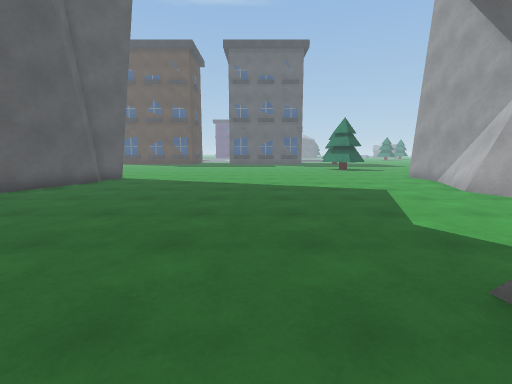
[1] (above)

22 first-person views from a walk through a scene from a Unity 3-D project. The camera is 1.3 m above the floor, tilts 8° down and sees 85° across. The floor is counted in squares, 1 m on a side. Each view is taken from the middle of a square. On the plan, view 1 faces up. The plan holds only what a view shows up to about 13 squares ahead; the rest is blank. The place goes on beyond the plan. The player is left out. Some surface patterns are stand-ins.

[2]
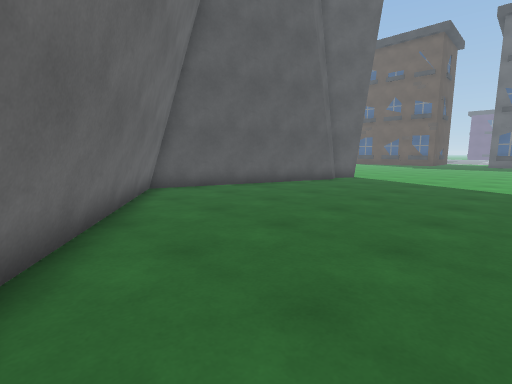

[3]
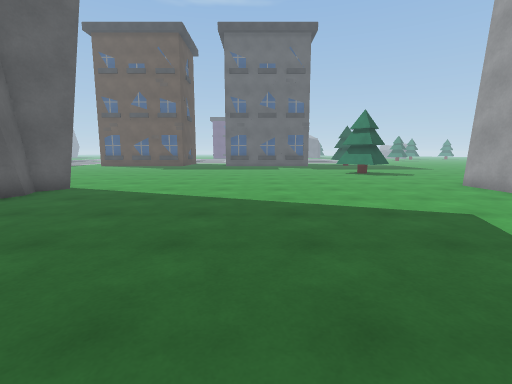

[4]
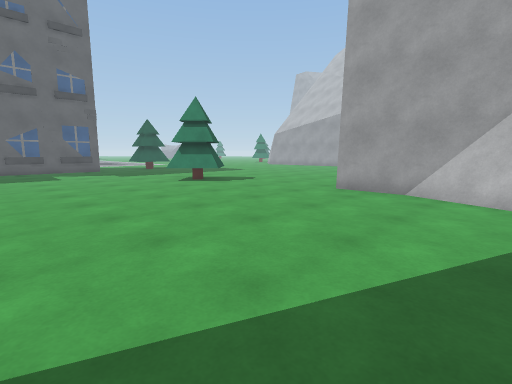

[5]
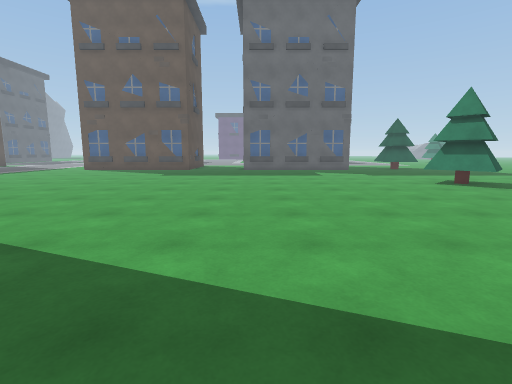

[6]
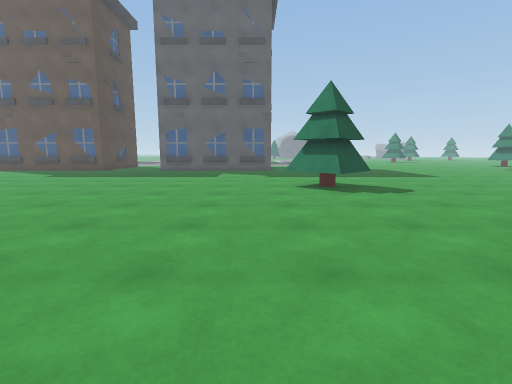

[7]
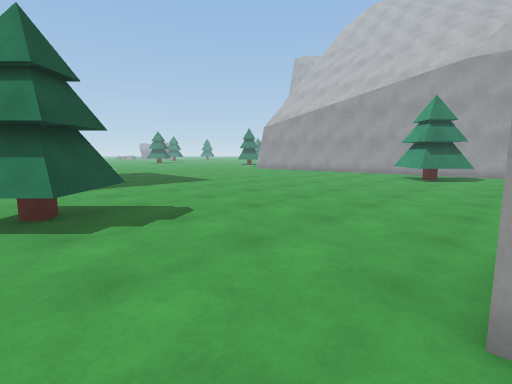

[8]
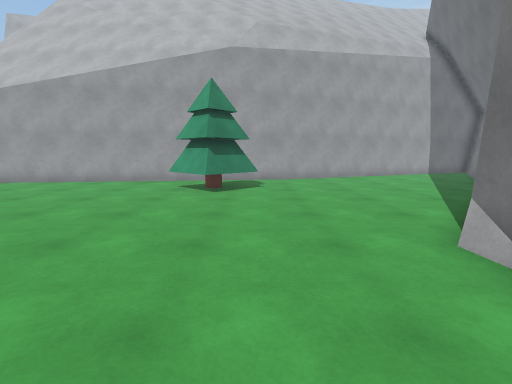

[9]
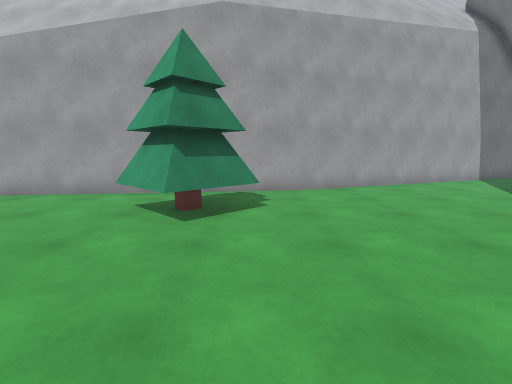

[10]
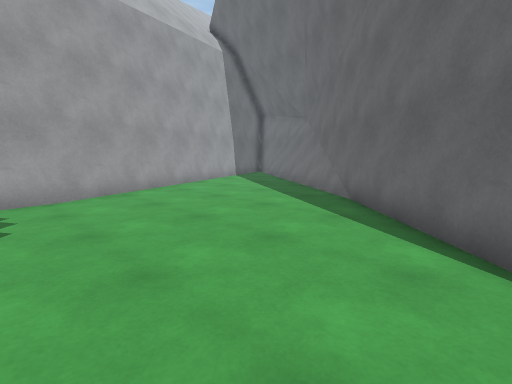

[11]
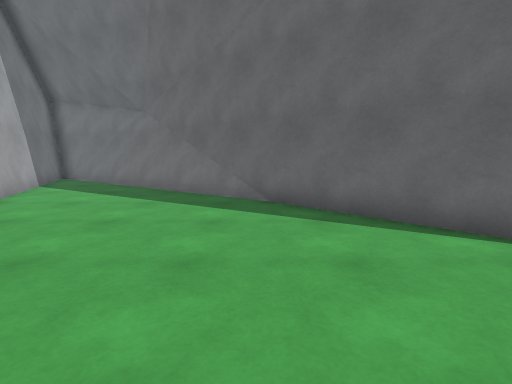

[12]
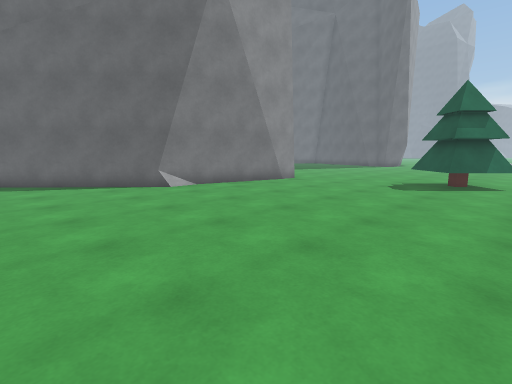

[13]
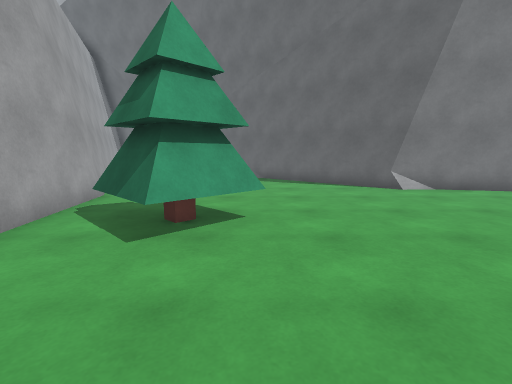

[14]
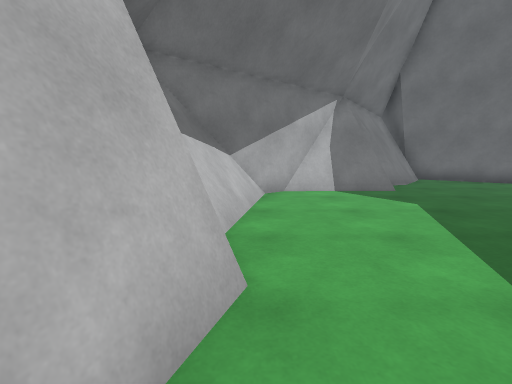

[15]
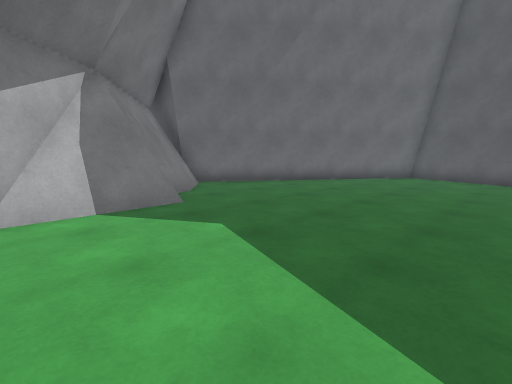

[16]
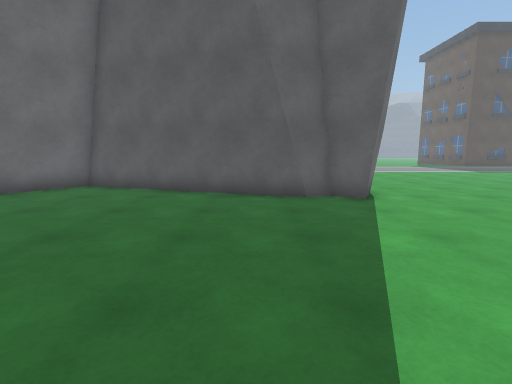

[17]
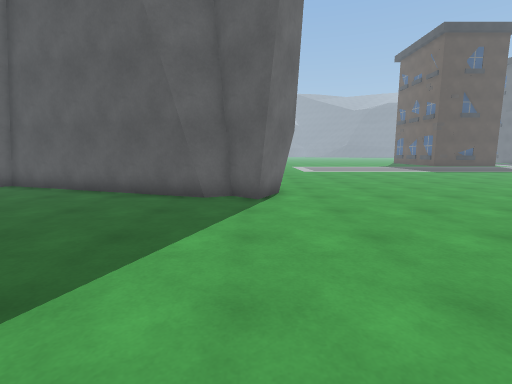

[18]
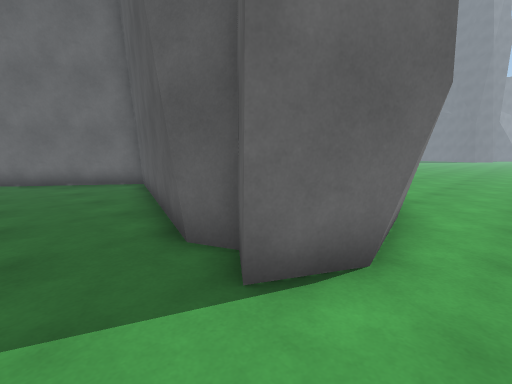

[19]
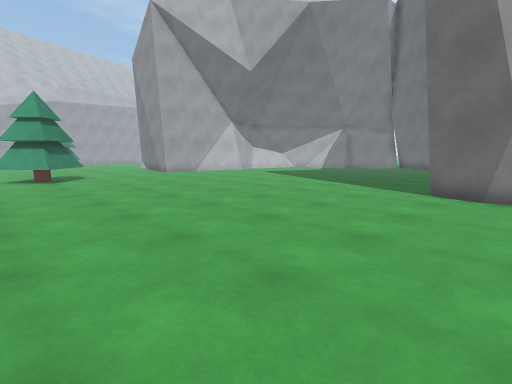

[20]
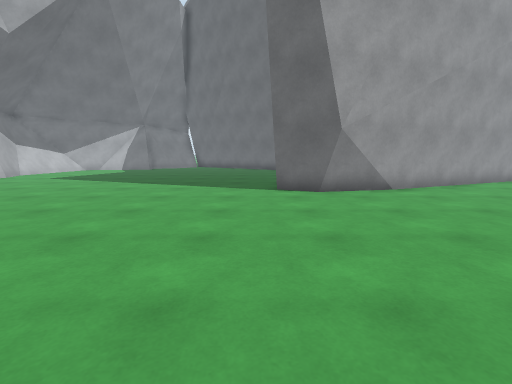

[21]
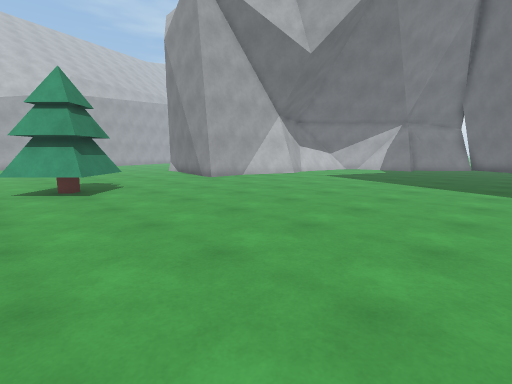

[22]
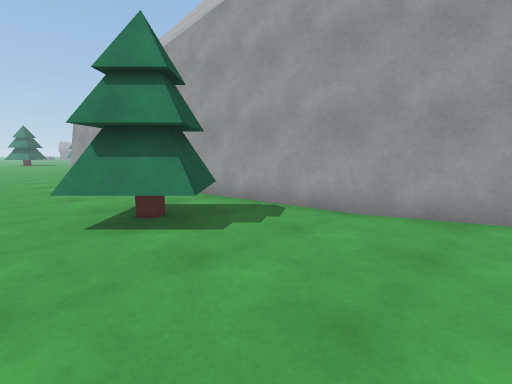

### Floor plan
Points are (right, up) in squares from view 1. A wall is a line through its corners. A room is listed if a view was taken in it or the views show most of it. See-through windows are left out.
Room 1 (views 1, 2, 3, 4, 5, 6, 7, 8, 9, 10, 11, 12, 13, 14, 15, 16, 17, 18, 19, 20, 21, 22)
walls: (10.4, 14.9) (15.1, 13.9); (7.8, 9.2) (8.5, 11.2) (8.4, 15.1); (7.9, 8.5) (7.6, 9.4) (8.5, 11.9); (7.7, 8.2) (7.4, 9.3); (14.8, 14.1) (22.5, 6.8); (7.7, 3.8) (8.2, 6.6); (7.5, 3.7) (8.1, 6.9); (-7, 12.4) (-9.8, 4.6); (2.4, 1.8) (5.4, 1.9); (2.5, 1.6) (5.2, 1.6); (2.7, 1.4) (4.9, 1.5) (8, 4); (1.4, 0.4) (2.2, 0.7); (-9.4, 14.9) (-8.6, 15.1) (-6.7, 14.2) (-7.5, 13.2) (-7, 12); (-10.7, 14.4) (-8.1, 15); (21.4, 7.7) (27.3, 3.9); (0.5, -1.4) (1.9, 0.3); (-1.7, -0.7) (-0.7, -1.7); (22, 7.2) (27.1, 3.8); (-0.3, -2) (1.6, 0.3) (2.4, 0.6); (-12.5, 13.6) (-9, 15.1); (-9.7, 4.8) (-1.2, -1); (24.8, 15.6) (23.7, 24.5); (28.6, 6.3) (24.7, 16.2)
low walls: (7.5, 10.2) (8.3, 12.6); (7.4, 9.3) (8.5, 12.5); (13.9, 14) (15.1, 14.1); (7.2, 3.4) (7.9, 7.2); (6.9, 3.2) (7.7, 7.5); (2.1, 2.3) (5.9, 2.4); (2.3, 2) (5.6, 2.1); (19.9, 9.2) (27.8, 4); (20.3, 8.8) (27.6, 4); (-0.7, -1.7) (1.1, 0.5); (-0.5, -1.8) (1.4, 0.4); (-9.8, 4.6) (-1.1, -1.4); (28.3, 6.5) (24.7, 15.7)
objects: other object (5, 20) to (8, 23); other object (20, 17) to (23, 20)

Positions as (right, up) in squares from view 1, and headings:
1: (0, 0), facing up
2: (0, 0), facing up-left
3: (0, 4), facing up
4: (-1, 10), facing up-right
5: (-2, 10), facing up
6: (4, 11), facing up
7: (6, 15), facing up-right
8: (11, 17), facing right
9: (15, 17), facing right
10: (16, 17), facing down-right
11: (20, 17), facing down
12: (20, 24), facing down-left
13: (20, 24), facing down
14: (7, 12), facing down
15: (6, 9), facing down-left
16: (1, 11), facing left
17: (1, 14), facing left
18: (-5, 16), facing down-left
19: (-9, 24), facing down-right
20: (-6, 24), facing down
21: (-4, 24), facing down-right
22: (19, 13), facing up-right
